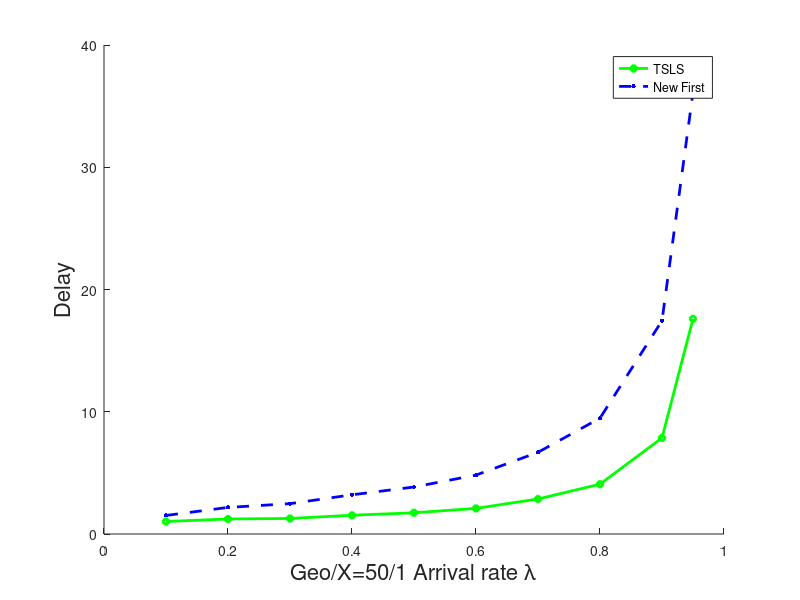

The MATLAB source for this figure:
data=[
0.100000 1.113759  1.115014  
0.200000 1.259182  1.258701
0.300000 1.416893  1.416494
0.400000 1.676135  1.676900
0.500000 2.007792  2.006922
0.600000 2.536661  2.537503
0.700000 3.340227  3.337549
0.800000 4.934980  4.941159
0.900000 10.184640  10.184139
0.950000 18.953246  18.944915];

data=[
0.100000 1.024105	1.517217  
0.200000 1.227685	2.174761
0.300000 1.271469	2.482266
0.400000 1.534400	3.206690
0.500000 1.735868	3.844077
0.600000 2.095026	4.818624
0.700000 2.863594	6.682362
0.800000 4.078056	9.475667
0.900000 7.858235	17.448947
0.950000 17.598449	 36.126070];

figure(1)
hold on
plot(data(:,1),data(:,2),'gd-','MarkerSize',5,'LineWidth',2);
plot(data(:,1),data(:,3),'b.--','MarkerSize',10,'LineWidth',2);
xlabel('Geo/X=50/1 Arrival rate \lambda','FontSize',16)
ylabel('Delay','FontSize',16)
legend('TSLS','New First');